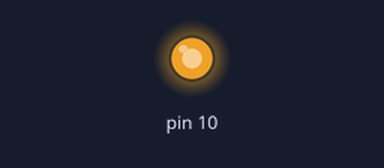
Recording of a sketch running on a simulated Arduino Uno, built with avr-gcc and run on an emulated ATmega328P. Parts: output pins drawn as LEDs (lit = HIGH).

Above: at 0.05 s.
Timing chart, 0 to 6.9 s (numbered marks = the images above):
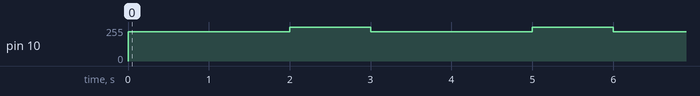

The sketch:

Haris_SampleCode_turn_8wire_24H_1_DelayAdded.ino
```cpp
// This code is by Hari Wiguna for Tony Fleming 2-13-2025
// This simple code turns the 8-wire NIDEC 24H motor to ONE DIRECTION only

void setup() {
  // Pins D9 and D10 - 31.4 kHz
  TCCR1A = 0b00000001;  // 8bit
  TCCR1B = 0b00000001;  // x1 phase correct

  pinMode(10, OUTPUT);

}

void loop() {
  // put your main code here, to run repeatedly:

analogWrite(10, 220); // 10 is the pin, 64 is the speed: ranges 0 to 255.  I believe 0 is max speed!

  delay(2000);

  analogWrite(10, 255);

  delay(1000);
}
```

Measured:
- by itself, pin 10: alternates 255/255 for 1.0 s and 220/255 for 2.0 s
